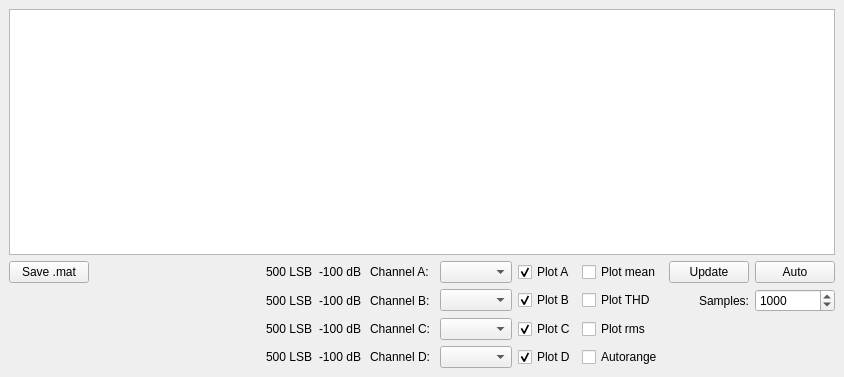
<?xml version="1.0" encoding="UTF-8"?>
<ui version="4.0">
 <class>AdcControl</class>
 <widget class="QDockWidget" name="AdcControl">
  <property name="geometry">
   <rect>
    <x>0</x>
    <y>0</y>
    <width>844</width>
    <height>377</height>
   </rect>
  </property>
  <property name="windowTitle">
   <string>ADC Control</string>
  </property>
  <widget class="QWidget" name="dockWidgetContents">
   <layout class="QVBoxLayout" name="verticalLayout">
    <item>
     <widget class="GraphicsLayoutWidget" name="plot">
      <property name="sizePolicy">
       <sizepolicy hsizetype="Expanding" vsizetype="Expanding">
        <horstretch>0</horstretch>
        <verstretch>0</verstretch>
       </sizepolicy>
      </property>
     </widget>
    </item>
    <item>
     <layout class="QGridLayout" name="gridLayout">
      <item row="0" column="0">
       <widget class="QPushButton" name="saveMatBtn">
        <property name="text">
         <string>Save .mat</string>
        </property>
       </widget>
      </item>
      <item row="0" column="12">
       <widget class="QPushButton" name="autoBtn">
        <property name="text">
         <string>Auto</string>
        </property>
        <property name="checkable">
         <bool>true</bool>
        </property>
       </widget>
      </item>
      <item row="0" column="6">
       <widget class="QCheckBox" name="plotA">
        <property name="text">
         <string>Plot A</string>
        </property>
        <property name="checked">
         <bool>true</bool>
        </property>
       </widget>
      </item>
      <item row="0" column="4">
       <widget class="QLabel" name="label">
        <property name="text">
         <string>Channel A: </string>
        </property>
       </widget>
      </item>
      <item row="0" column="11">
       <widget class="QPushButton" name="singleBtn">
        <property name="text">
         <string>Update</string>
        </property>
       </widget>
      </item>
      <item row="1" column="4">
       <widget class="QLabel" name="label_2">
        <property name="text">
         <string>Channel B: </string>
        </property>
       </widget>
      </item>
      <item row="0" column="1">
       <spacer name="horizontalSpacer">
        <property name="orientation">
         <enum>Qt::Horizontal</enum>
        </property>
        <property name="sizeHint" stdset="0">
         <size>
          <width>40</width>
          <height>20</height>
         </size>
        </property>
       </spacer>
      </item>
      <item row="0" column="10">
       <widget class="QCheckBox" name="plotmean">
        <property name="text">
         <string>Plot mean</string>
        </property>
       </widget>
      </item>
      <item row="1" column="5">
       <widget class="QComboBox" name="chanB"/>
      </item>
      <item row="0" column="5">
       <widget class="QComboBox" name="chanA"/>
      </item>
      <item row="1" column="12">
       <widget class="QSpinBox" name="samples">
        <property name="minimum">
         <number>1</number>
        </property>
        <property name="maximum">
         <number>10000</number>
        </property>
        <property name="singleStep">
         <number>100</number>
        </property>
        <property name="value">
         <number>1000</number>
        </property>
       </widget>
      </item>
      <item row="1" column="11">
       <widget class="QLabel" name="label_3">
        <property name="text">
         <string>Samples:</string>
        </property>
        <property name="alignment">
         <set>Qt::AlignRight|Qt::AlignTrailing|Qt::AlignVCenter</set>
        </property>
       </widget>
      </item>
      <item row="1" column="10">
       <widget class="QCheckBox" name="plotTHD">
        <property name="text">
         <string>Plot THD</string>
        </property>
       </widget>
      </item>
      <item row="0" column="3">
       <widget class="QLabel" name="chA_thd">
        <property name="sizePolicy">
         <sizepolicy hsizetype="Fixed" vsizetype="Preferred">
          <horstretch>0</horstretch>
          <verstretch>0</verstretch>
         </sizepolicy>
        </property>
        <property name="minimumSize">
         <size>
          <width>45</width>
          <height>0</height>
         </size>
        </property>
        <property name="text">
         <string>-100 dB</string>
        </property>
       </widget>
      </item>
      <item row="1" column="3">
       <widget class="QLabel" name="chB_thd">
        <property name="sizePolicy">
         <sizepolicy hsizetype="Fixed" vsizetype="Preferred">
          <horstretch>0</horstretch>
          <verstretch>0</verstretch>
         </sizepolicy>
        </property>
        <property name="minimumSize">
         <size>
          <width>45</width>
          <height>0</height>
         </size>
        </property>
        <property name="text">
         <string>-100 dB</string>
        </property>
       </widget>
      </item>
      <item row="0" column="2">
       <widget class="QLabel" name="chA_rms">
        <property name="sizePolicy">
         <sizepolicy hsizetype="Fixed" vsizetype="Preferred">
          <horstretch>0</horstretch>
          <verstretch>0</verstretch>
         </sizepolicy>
        </property>
        <property name="minimumSize">
         <size>
          <width>45</width>
          <height>0</height>
         </size>
        </property>
        <property name="text">
         <string>500 LSB</string>
        </property>
       </widget>
      </item>
      <item row="1" column="2">
       <widget class="QLabel" name="chB_rms">
        <property name="sizePolicy">
         <sizepolicy hsizetype="Fixed" vsizetype="Preferred">
          <horstretch>0</horstretch>
          <verstretch>0</verstretch>
         </sizepolicy>
        </property>
        <property name="minimumSize">
         <size>
          <width>45</width>
          <height>0</height>
         </size>
        </property>
        <property name="text">
         <string>500 LSB</string>
        </property>
       </widget>
      </item>
      <item row="2" column="5">
       <widget class="QComboBox" name="chanC"/>
      </item>
      <item row="3" column="5">
       <widget class="QComboBox" name="chanD"/>
      </item>
      <item row="2" column="4">
       <widget class="QLabel" name="label_4">
        <property name="text">
         <string>Channel C: </string>
        </property>
       </widget>
      </item>
      <item row="3" column="4">
       <widget class="QLabel" name="label_5">
        <property name="text">
         <string>Channel D: </string>
        </property>
       </widget>
      </item>
      <item row="2" column="3">
       <widget class="QLabel" name="chC_thd">
        <property name="sizePolicy">
         <sizepolicy hsizetype="Fixed" vsizetype="Preferred">
          <horstretch>0</horstretch>
          <verstretch>0</verstretch>
         </sizepolicy>
        </property>
        <property name="minimumSize">
         <size>
          <width>45</width>
          <height>0</height>
         </size>
        </property>
        <property name="text">
         <string>-100 dB</string>
        </property>
       </widget>
      </item>
      <item row="3" column="3">
       <widget class="QLabel" name="chD_thd">
        <property name="sizePolicy">
         <sizepolicy hsizetype="Fixed" vsizetype="Preferred">
          <horstretch>0</horstretch>
          <verstretch>0</verstretch>
         </sizepolicy>
        </property>
        <property name="minimumSize">
         <size>
          <width>45</width>
          <height>0</height>
         </size>
        </property>
        <property name="text">
         <string>-100 dB</string>
        </property>
       </widget>
      </item>
      <item row="2" column="2">
       <widget class="QLabel" name="chC_rms">
        <property name="sizePolicy">
         <sizepolicy hsizetype="Fixed" vsizetype="Preferred">
          <horstretch>0</horstretch>
          <verstretch>0</verstretch>
         </sizepolicy>
        </property>
        <property name="minimumSize">
         <size>
          <width>45</width>
          <height>0</height>
         </size>
        </property>
        <property name="text">
         <string>500 LSB</string>
        </property>
       </widget>
      </item>
      <item row="3" column="2">
       <widget class="QLabel" name="chD_rms">
        <property name="sizePolicy">
         <sizepolicy hsizetype="Fixed" vsizetype="Preferred">
          <horstretch>0</horstretch>
          <verstretch>0</verstretch>
         </sizepolicy>
        </property>
        <property name="minimumSize">
         <size>
          <width>45</width>
          <height>0</height>
         </size>
        </property>
        <property name="text">
         <string>500 LSB</string>
        </property>
       </widget>
      </item>
      <item row="2" column="10">
       <widget class="QCheckBox" name="plotrms">
        <property name="text">
         <string>Plot rms</string>
        </property>
       </widget>
      </item>
      <item row="1" column="6">
       <widget class="QCheckBox" name="plotB">
        <property name="text">
         <string>Plot B</string>
        </property>
        <property name="checked">
         <bool>true</bool>
        </property>
       </widget>
      </item>
      <item row="2" column="6">
       <widget class="QCheckBox" name="plotC">
        <property name="text">
         <string>Plot C</string>
        </property>
        <property name="checked">
         <bool>true</bool>
        </property>
       </widget>
      </item>
      <item row="3" column="6">
       <widget class="QCheckBox" name="plotD">
        <property name="text">
         <string>Plot D</string>
        </property>
        <property name="checked">
         <bool>true</bool>
        </property>
       </widget>
      </item>
      <item row="3" column="10">
       <widget class="QCheckBox" name="autorange">
        <property name="text">
         <string>Autorange</string>
        </property>
       </widget>
      </item>
     </layout>
    </item>
   </layout>
  </widget>
 </widget>
 <customwidgets>
  <customwidget>
   <class>GraphicsLayoutWidget</class>
   <extends>QGraphicsView</extends>
   <header>pyqtgraph</header>
  </customwidget>
 </customwidgets>
 <resources/>
 <connections/>
</ui>
